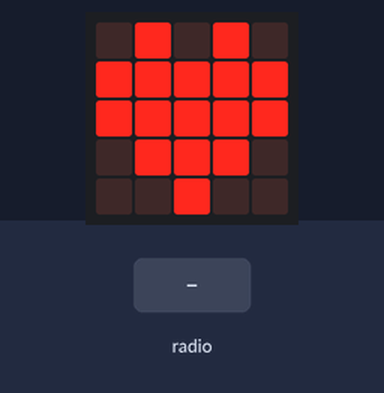
A program run on a simulated BBC micro:bit running MicroPython. Shown: the board's 5×5 LED display. The test bench sets the inputs (shaded band).

Above: at 1.6 s.
1.7 s: radio message "1" arrives
At 2.7 s:
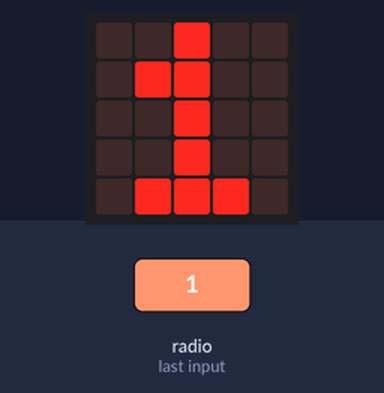
3.2 s: radio message "2" arrives
At 3.8 s:
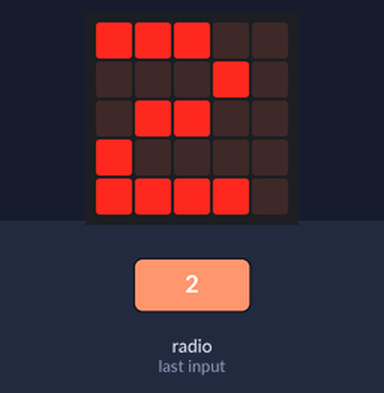
Timing chart, 0 to 6.2 s (numbered marks = the images above; inputs shaded):
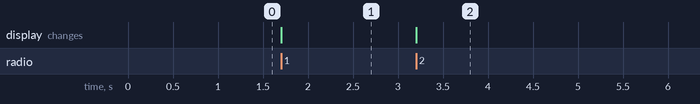

Measured:
- after the input at 1.7 s, the display: changes at once (image 1)
- after the input at 3.2 s, the display: changes at once (image 2)

The program:

4-6-Receiver-main.py
```python
# Imports go at the top
from microbit import *
import radio

# Display image
display.show(Image.HEART)
sleep(400)

# Configure the radio
radio.config(group=1)
radio.on()

# Code in a 'while True:' loop repeats forever
while True:
    message = radio.receive()
    if message == '1':
        display.show(1)
    elif message == '2':
        display.show(2)
    elif message == '3':
        display.show(3)
    elif message == '4':
        display.show(4)
    elif message == '5':
        display.show(5)
    elif message == '6':
        display.show(6)
    elif message == '7':
        display.show(7)
    elif message == '8':
        display.show(8)
```
